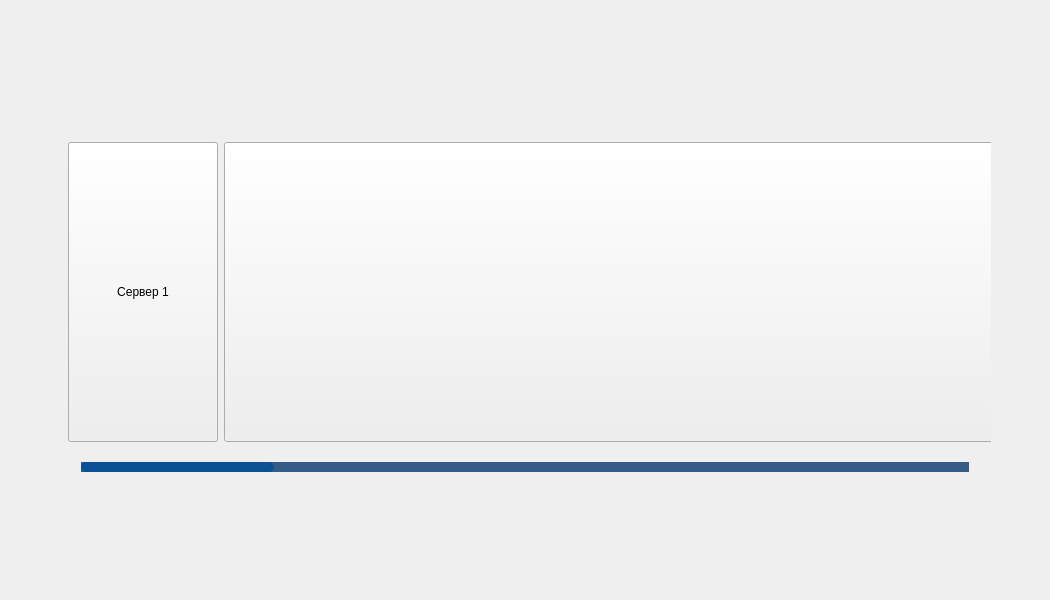
<?xml version="1.0" encoding="UTF-8"?>
<ui version="4.0">
 <class>MainWindow</class>
 <widget class="QMainWindow" name="MainWindow">
  <property name="enabled">
   <bool>true</bool>
  </property>
  <property name="geometry">
   <rect>
    <x>0</x>
    <y>0</y>
    <width>1050</width>
    <height>600</height>
   </rect>
  </property>
  <property name="minimumSize">
   <size>
    <width>1050</width>
    <height>600</height>
   </size>
  </property>
  <property name="maximumSize">
   <size>
    <width>1050</width>
    <height>600</height>
   </size>
  </property>
  <property name="windowTitle">
   <string>MainWindow</string>
  </property>
  <property name="styleSheet">
   <string notr="true"/>
  </property>
  <widget class="QWidget" name="centralwidget">
   <property name="minimumSize">
    <size>
     <width>1050</width>
     <height>550</height>
    </size>
   </property>
   <property name="maximumSize">
    <size>
     <width>1050</width>
     <height>550</height>
    </size>
   </property>
   <property name="styleSheet">
    <string notr="true">
    QWidget#myWidget {
        background-image: url(&quot;E:\MAIN\source\repos\Retsam\tfc_halloween_launcher\background.jpg&quot;);  /* Replace with the path to your image */
        background-repeat: no-repeat;
        background-position: center;
        background-attachment: fixed; /* Optional, to prevent scrolling with the content */
    }</string>
   </property>
   <layout class="QGridLayout" name="gridLayout">
    <item row="0" column="0">
     <widget class="QStackedWidget" name="stackedWidget">
      <property name="minimumSize">
       <size>
        <width>950</width>
        <height>500</height>
       </size>
      </property>
      <property name="maximumSize">
       <size>
        <width>950</width>
        <height>500</height>
       </size>
      </property>
      <property name="styleSheet">
       <string notr="true">#stackedWidget{
background-image: url(:/data/background/main_back.jpg);
}</string>
      </property>
      <property name="currentIndex">
       <number>1</number>
      </property>
      <widget class="QWidget" name="login_page">
       <layout class="QGridLayout" name="gridLayout_3">
        <item row="0" column="2">
         <spacer name="horizontalSpacer">
          <property name="orientation">
           <enum>Qt::Orientation::Horizontal</enum>
          </property>
          <property name="sizeHint" stdset="0">
           <size>
            <width>40</width>
            <height>20</height>
           </size>
          </property>
         </spacer>
        </item>
        <item row="0" column="0">
         <spacer name="horizontalSpacer_2">
          <property name="orientation">
           <enum>Qt::Orientation::Horizontal</enum>
          </property>
          <property name="sizeHint" stdset="0">
           <size>
            <width>40</width>
            <height>20</height>
           </size>
          </property>
         </spacer>
        </item>
        <item row="0" column="1">
         <widget class="QWidget" name="widget_login" native="true">
          <property name="minimumSize">
           <size>
            <width>450</width>
            <height>0</height>
           </size>
          </property>
          <property name="maximumSize">
           <size>
            <width>450</width>
            <height>16777215</height>
           </size>
          </property>
          <property name="styleSheet">
           <string notr="true">#widget_login {
	
	background-image: url(:/data/background/login_back.jpg);
	border-radius: 50px;
}

/* Стиль для кнопки с синим цветом */
QPushButton {
    background-color: #FF77A3; 
    border: 2px solid #FF77A3;;
    color: rgb(181, 255, 214); 
    padding: 10px 20px; /* Внутренние отступы */
    text-align: center;
    font-size: 24px;
	font-weight: bold; /* Жирный текст */
    border-radius: 10px; /* Закругленные углы */
}

QPushButton:hover {
    background-color: #FF4DA3; /* Более тёмный синий при наведении */
}

QPushButton:pressed {
    background-color:  #FF00A3; /* Ещё более тёмный синий при нажатии */
}
QPushButton:disabled {
    background-color: #D3D3D3; /* Серый цвет фона */
    border: 2px solid #A9A9A9; /* Серый цвет границы */
    color: #A9A9A9; /* Серый цвет текста */
}

QLabel {
    color: rgb(19, 255, 19);
    text-decoration: underline;
    font-size: 18px; /* Размер текста */
}
QLabel:hover {
    color: rgb(0, 255, 255); /* Цвет при наведении */
    font-size: 20px; /* Изменение размера при наведении (опционально) */
    text-decoration: none; /* Убираем подчеркивание при наведении */
}


#pushButton_error_info {
    background-color: rgba(220, 50, 50, 0.9); /* Slightly lighter semi-transparent red background */
    color: white; /* White text */
    border: 2px solid #b22222; /* Firebrick color for the border */
    border-radius: 5px; /* Rounded corners */
    padding: 10px; /* Internal padding */
    font-weight: bold; /* Bold font */
    text-align: center; /* Centered text */
}

/* Optional: Hover state for button */
#pushButton_error_info:hover {
    background-color: rgba(220, 50, 50, 1); /* Fully opaque red on hover */
}

/* Optional: Pressed state for button */
#pushButton_error_info:pressed {
    background-color: rgba(180, 30, 30, 0.8); /* Darker red on press */
}
</string>
          </property>
          <layout class="QVBoxLayout" name="verticalLayout_8">
           <property name="spacing">
            <number>0</number>
           </property>
           <item>
            <layout class="QGridLayout" name="gridLayout_4">
             <item row="1" column="0">
              <spacer name="horizontalSpacer_4">
               <property name="orientation">
                <enum>Qt::Orientation::Horizontal</enum>
               </property>
               <property name="sizeHint" stdset="0">
                <size>
                 <width>40</width>
                 <height>20</height>
                </size>
               </property>
              </spacer>
             </item>
             <item row="0" column="1">
              <spacer name="verticalSpacer">
               <property name="orientation">
                <enum>Qt::Orientation::Vertical</enum>
               </property>
               <property name="sizeType">
                <enum>QSizePolicy::Policy::Expanding</enum>
               </property>
               <property name="sizeHint" stdset="0">
                <size>
                 <width>20</width>
                 <height>50</height>
                </size>
               </property>
              </spacer>
             </item>
             <item row="5" column="1">
              <widget class="QPushButton" name="pushButton_login">
               <property name="text">
                <string>ВОЙТИ</string>
               </property>
              </widget>
             </item>
             <item row="4" column="1">
              <widget class="QLabel" name="label_reset_password">
               <property name="text">
                <string>Восстановить пароль</string>
               </property>
               <property name="alignment">
                <set>Qt::AlignmentFlag::AlignCenter</set>
               </property>
              </widget>
             </item>
             <item row="2" column="1">
              <widget class="QLineEdit" name="lineEdit_password">
               <property name="minimumSize">
                <size>
                 <width>250</width>
                 <height>0</height>
                </size>
               </property>
               <property name="maximumSize">
                <size>
                 <width>300</width>
                 <height>16777215</height>
                </size>
               </property>
               <property name="styleSheet">
                <string notr="true">/* Modern Style QLineEdit */
.QLineEdit {
  border: 2px solid #ccc;
  background-color: #f9f9f9;
  color: #333;
  padding: 10px;
  font-size: 16px;
  border-radius: 15px; /* Adjust the value to control the corner smoothness */
}

.QLineEdit:focus {
  outline: none;
  border-color: #4287f5;
  background-color: #fff;
}

.QLineEdit::placeholder {
  color: #999;
}

.QLineEdit:hover {
  border-color: #999;
}
</string>
               </property>
               <property name="echoMode">
                <enum>QLineEdit::EchoMode::Password</enum>
               </property>
               <property name="placeholderText">
                <string>Пароль</string>
               </property>
              </widget>
             </item>
             <item row="1" column="1">
              <widget class="QLineEdit" name="lineEdit_nickname">
               <property name="minimumSize">
                <size>
                 <width>250</width>
                 <height>0</height>
                </size>
               </property>
               <property name="maximumSize">
                <size>
                 <width>300</width>
                 <height>16777215</height>
                </size>
               </property>
               <property name="styleSheet">
                <string notr="true">/* Modern Style QLineEdit */
.QLineEdit {
  border: 2px solid #ccc;
  background-color: #f9f9f9;
  color: #333;
  padding: 10px;
  font-size: 16px;
  border-radius: 15px; /* Adjust the value to control the corner smoothness */
}

.QLineEdit:focus {
  outline: none;
  border-color: #4287f5;
  background-color: #fff;
}

.QLineEdit::placeholder {
  color: #999;
}

.QLineEdit:hover {
  border-color: #999;
}
</string>
               </property>
               <property name="placeholderText">
                <string>Ник игрока</string>
               </property>
              </widget>
             </item>
             <item row="3" column="1">
              <widget class="QLabel" name="label_creat_account">
               <property name="text">
                <string>Создать аккаунт</string>
               </property>
               <property name="alignment">
                <set>Qt::AlignmentFlag::AlignCenter</set>
               </property>
              </widget>
             </item>
             <item row="1" column="2">
              <spacer name="horizontalSpacer_3">
               <property name="orientation">
                <enum>Qt::Orientation::Horizontal</enum>
               </property>
               <property name="sizeHint" stdset="0">
                <size>
                 <width>40</width>
                 <height>20</height>
                </size>
               </property>
              </spacer>
             </item>
            </layout>
           </item>
           <item>
            <widget class="QWidget" name="widget_3" native="true">
             <property name="enabled">
              <bool>true</bool>
             </property>
             <property name="minimumSize">
              <size>
               <width>250</width>
               <height>150</height>
              </size>
             </property>
             <property name="maximumSize">
              <size>
               <width>800</width>
               <height>50</height>
              </size>
             </property>
             <property name="styleSheet">
              <string notr="true"/>
             </property>
             <layout class="QGridLayout" name="gridLayout_6">
              <property name="topMargin">
               <number>0</number>
              </property>
              <item row="1" column="0">
               <spacer name="verticalSpacer_2">
                <property name="orientation">
                 <enum>Qt::Orientation::Vertical</enum>
                </property>
                <property name="sizeHint" stdset="0">
                 <size>
                  <width>20</width>
                  <height>40</height>
                 </size>
                </property>
               </spacer>
              </item>
              <item row="0" column="0">
               <widget class="QPushButton" name="pushButton_error_info">
                <property name="enabled">
                 <bool>true</bool>
                </property>
                <property name="text">
                 <string>ERROR_BUTTON</string>
                </property>
               </widget>
              </item>
             </layout>
            </widget>
           </item>
          </layout>
         </widget>
        </item>
       </layout>
      </widget>
      <widget class="QWidget" name="choose_server_page">
       <layout class="QVBoxLayout" name="verticalLayout_2">
        <property name="bottomMargin">
         <number>25</number>
        </property>
        <item>
         <widget class="QWidget" name="widget" native="true">
          <layout class="QHBoxLayout" name="horizontalLayout">
           <item>
            <widget class="QWidget" name="widget_4" native="true"/>
           </item>
           <item>
            <widget class="QPushButton" name="pushButton_4">
             <property name="minimumSize">
              <size>
               <width>64</width>
               <height>64</height>
              </size>
             </property>
             <property name="maximumSize">
              <size>
               <width>64</width>
               <height>64</height>
              </size>
             </property>
             <property name="autoFillBackground">
              <bool>false</bool>
             </property>
             <property name="styleSheet">
              <string notr="true">QPushButton {
    background-image: url(:/data/background/settings.png);
    background-position: center;
    background-repeat: no-repeat;
    border: none; /* Убираем границы */
    border-radius: 10px; /* Скругляем углы кнопки */
    padding: 10px; /* Добавляем внутренние отступы */
    color: white; /* Устанавливаем цвет текста */
    font-size: 16px; /* Устанавливаем размер шрифта */
    font-weight: bold; /* Устанавливаем жирный шрифт */
}

QPushButton:hover {
    background-color: rgba(255, 255, 255, 0.2); /* Добавляем эффект при наведении */
}

QPushButton:pressed {
    background-color: rgba(255, 255, 255, 0.4); /* Добавляем эффект при нажатии */
}
</string>
             </property>
             <property name="text">
              <string/>
             </property>
             <property name="iconSize">
              <size>
               <width>160</width>
               <height>160</height>
              </size>
             </property>
             <property name="flat">
              <bool>true</bool>
             </property>
            </widget>
           </item>
          </layout>
         </widget>
        </item>
        <item>
         <widget class="QScrollArea" name="scrollArea">
          <property name="minimumSize">
           <size>
            <width>0</width>
            <height>350</height>
           </size>
          </property>
          <property name="maximumSize">
           <size>
            <width>16777215</width>
            <height>350</height>
           </size>
          </property>
          <property name="styleSheet">
           <string notr="true">#scrollArea, #scrollAreaWidgetContents{

background-color: rgba(255, 255, 255, 0);  /* Полностью прозрачный фон */
border: none; /* Убирает границу кнопки */
}


    QScrollBar:horizontal {
        border: none; /* Убираем границы */
        background: rgba(0, 51, 102, 200); /* Темно-синий фон для горизонтальной полосы */
        height: 10px; /* Высота полосы прокрутки */
        margin: 0px 22px; /* Отступы для управления кнопками */
    }

    QScrollBar::handle:horizontal {
        background: rgba(0, 76, 153, 200); /* Более светлый темно-синий для ползунка */
        min-width: 20px; /* Минимальная ширина ползунка */
        border-radius: 5px; /* Скругление углов ползунка */
    }

    QScrollBar::handle:horizontal:hover {
        background: rgba(0, 102, 204, 200); /* Светлый синий при наведении */
    }

    QScrollBar::add-line:horizontal,
    QScrollBar::sub-line:horizontal {
        background: none; /* Убираем фон для стрелок */
        border: none; /* Убираем границы для стрелок */
    }

    QScrollBar::left-arrow:horizontal,
    QScrollBar::right-arrow:horizontal {
        background: none; /* Убираем фон для стрелок */
        width: 0px; /* Убираем ширину стрелок */
        height: 0px; /* Убираем высоту стрелок */
    }

    QScrollBar::add-page:horizontal,
    QScrollBar::sub-page:horizontal {
        background: none; /* Убираем фон для области прокрутки */
    }</string>
          </property>
          <property name="widgetResizable">
           <bool>true</bool>
          </property>
          <property name="alignment">
           <set>Qt::AlignmentFlag::AlignBottom|Qt::AlignmentFlag::AlignLeading|Qt::AlignmentFlag::AlignLeft</set>
          </property>
          <widget class="QWidget" name="scrollAreaWidgetContents">
           <property name="geometry">
            <rect>
             <x>0</x>
             <y>0</y>
             <width>6180</width>
             <height>340</height>
            </rect>
           </property>
           <layout class="QHBoxLayout" name="horizontalLayout_2">
            <property name="spacing">
             <number>6</number>
            </property>
            <property name="topMargin">
             <number>0</number>
            </property>
            <property name="bottomMargin">
             <number>0</number>
            </property>
            <item>
             <widget class="QPushButton" name="pushButton_2">
              <property name="minimumSize">
               <size>
                <width>150</width>
                <height>200</height>
               </size>
              </property>
              <property name="maximumSize">
               <size>
                <width>200</width>
                <height>300</height>
               </size>
              </property>
              <property name="text">
               <string>Сервер 1</string>
              </property>
             </widget>
            </item>
            <item>
             <widget class="QPushButton" name="pushButton">
              <property name="minimumSize">
               <size>
                <width>6000</width>
                <height>200</height>
               </size>
              </property>
              <property name="maximumSize">
               <size>
                <width>6000</width>
                <height>300</height>
               </size>
              </property>
              <property name="text">
               <string>Сервер 2</string>
              </property>
              <property name="autoRepeat">
               <bool>false</bool>
              </property>
             </widget>
            </item>
            <item>
             <spacer name="horizontalSpacer_5">
              <property name="orientation">
               <enum>Qt::Orientation::Horizontal</enum>
              </property>
              <property name="sizeHint" stdset="0">
               <size>
                <width>40</width>
                <height>20</height>
               </size>
              </property>
             </spacer>
            </item>
           </layout>
          </widget>
         </widget>
        </item>
        <item>
         <spacer name="verticalSpacer_3">
          <property name="orientation">
           <enum>Qt::Orientation::Vertical</enum>
          </property>
          <property name="sizeHint" stdset="0">
           <size>
            <width>20</width>
            <height>40</height>
           </size>
          </property>
         </spacer>
        </item>
       </layout>
      </widget>
      <widget class="QWidget" name="server_settigns_page">
       <widget class="QPushButton" name="pushButton_5">
        <property name="geometry">
         <rect>
          <x>240</x>
          <y>10</y>
          <width>500</width>
          <height>500</height>
         </rect>
        </property>
        <property name="minimumSize">
         <size>
          <width>500</width>
          <height>500</height>
         </size>
        </property>
        <property name="text">
         <string>ИГРАТЬ</string>
        </property>
       </widget>
      </widget>
      <widget class="QWidget" name="page_3">
       <widget class="QPushButton" name="pushButton_delete_skin">
        <property name="geometry">
         <rect>
          <x>745</x>
          <y>261</y>
          <width>152</width>
          <height>46</height>
         </rect>
        </property>
        <property name="styleSheet">
         <string notr="true">QPushButton {
  background-color: #FF0000; /* Red color */
  border: none;
  border-radius: 30px;
  padding: 12px 24px;
  color: #FFFFFF;
  font-weight: bold;
  text-align: center;
  text-decoration: none;
  font-size: 16px;
}

QPushButton:hover {
  background-color: #CC0000; /* Darker red on hover */
}

QPushButton:pressed {
  background-color: #990000; /* Even darker red when pressed */
  border: 1px solid #660000; /* Dark border when pressed */
}
</string>
        </property>
        <property name="text">
         <string>Удалить скин</string>
        </property>
       </widget>
       <widget class="QPushButton" name="pushButton_delete_cape">
        <property name="geometry">
         <rect>
          <x>745</x>
          <y>346</y>
          <width>158</width>
          <height>46</height>
         </rect>
        </property>
        <property name="styleSheet">
         <string notr="true">QPushButton {
  background-color: #FF0000; /* Red color */
  border: none;
  border-radius: 30px;
  padding: 12px 24px;
  color: #FFFFFF;
  font-weight: bold;
  text-align: center;
  text-decoration: none;
  font-size: 16px;
}

QPushButton:hover {
  background-color: #CC0000; /* Darker red on hover */
}

QPushButton:pressed {
  background-color: #990000; /* Even darker red when pressed */
  border: 1px solid #660000; /* Dark border when pressed */
}
</string>
        </property>
        <property name="text">
         <string>Удалить плащ</string>
        </property>
       </widget>
       <widget class="QProgressBar" name="progressBar">
        <property name="geometry">
         <rect>
          <x>300</x>
          <y>210</y>
          <width>108</width>
          <height>24</height>
         </rect>
        </property>
        <property name="value">
         <number>24</number>
        </property>
       </widget>
       <widget class="QGroupBox" name="groupBox">
        <property name="geometry">
         <rect>
          <x>300</x>
          <y>240</y>
          <width>122</width>
          <height>88</height>
         </rect>
        </property>
        <property name="styleSheet">
         <string notr="true">/* Custom Style QGroupBox */
QGroupBox {
  font-size: 16px;
  border: 2px solid #4287f5; /* Border color for the group box */
  border-radius: 8px; /* Border radius for rounded corners */
  margin-top: 10px; /* Adjust margin as needed */
}

QGroupBox::title {
  subcontrol-origin: margin;
  subcontrol-position: top center;
  padding: 0 5px; /* Padding for the title text */
}

/* Apply the style for the child QRadioButton inside the QGroupBox */
QGroupBox QRadioButton::indicator {
  width: 20px;
  height: 20px;
  border-radius: 10px; /* Make the indicator circular */
}

QGroupBox QRadioButton::indicator:unchecked {
  border: 2px solid #ccc;
  background-color: #f9f9f9;
}

QGroupBox QRadioButton::indicator:checked {
  border: 2px solid #4287f5;
  background-color: #4287f5;
}

QGroupBox QRadioButton::indicator:hover {
  border: 2px solid #999;
}

QGroupBox QRadioButton::indicator:checked:hover {
  background-color: #3264ad;
}
</string>
        </property>
        <property name="title">
         <string>Тип скина</string>
        </property>
        <layout class="QGridLayout" name="gridLayout_2">
         <item row="0" column="0">
          <layout class="QVBoxLayout" name="verticalLayout_6">
           <item>
            <widget class="QRadioButton" name="radioButton_male">
             <property name="styleSheet">
              <string notr="true">/* Custom Style QCheckBox and QRadioButton */
QCheckBox, QRadioButton {
  spacing: 5px;
  font-size: 16px;
}

QCheckBox::indicator, QRadioButton::indicator {
  width: 20px;
  height: 20px;
  border-radius: 10px; /* Set border-radius to half of width/height for a circular shape */
}

QCheckBox::indicator:unchecked, QRadioButton::indicator:unchecked {
  border: 2px solid #ccc;
  background-color: #f9f9f9;
}

QCheckBox::indicator:checked, QRadioButton::indicator:checked {
  border: 2px solid #4287f5;
  background-color: #4287f5;
}

QCheckBox::indicator:hover, QRadioButton::indicator:hover {
  border: 2px solid #999;
}

QCheckBox::indicator:checked:hover, QRadioButton::indicator:checked:hover {
  background-color: #3264ad;
}
</string>
             </property>
             <property name="text">
              <string>Мужской</string>
             </property>
             <property name="checked">
              <bool>true</bool>
             </property>
            </widget>
           </item>
           <item>
            <widget class="QRadioButton" name="radioButton_female">
             <property name="styleSheet">
              <string notr="true">/* Custom Style QCheckBox and QRadioButton */
QCheckBox, QRadioButton {
  spacing: 5px;
  font-size: 16px;
}

QCheckBox::indicator, QRadioButton::indicator {
  width: 20px;
  height: 20px;
  border-radius: 10px; /* Set border-radius to half of width/height for a circular shape */
}

QCheckBox::indicator:unchecked, QRadioButton::indicator:unchecked {
  border: 2px solid #ccc;
  background-color: #f9f9f9;
}

QCheckBox::indicator:checked, QRadioButton::indicator:checked {
  border: 2px solid #4287f5;
  background-color: #4287f5;
}

QCheckBox::indicator:hover, QRadioButton::indicator:hover {
  border: 2px solid #999;
}

QCheckBox::indicator:checked:hover, QRadioButton::indicator:checked:hover {
  background-color: #3264ad;
}
</string>
             </property>
             <property name="text">
              <string>Женский</string>
             </property>
            </widget>
           </item>
          </layout>
         </item>
        </layout>
       </widget>
       <widget class="QPushButton" name="pushButton_choose_cape">
        <property name="geometry">
         <rect>
          <x>500</x>
          <y>334</y>
          <width>200</width>
          <height>70</height>
         </rect>
        </property>
        <property name="minimumSize">
         <size>
          <width>200</width>
          <height>70</height>
         </size>
        </property>
        <property name="styleSheet">
         <string notr="true">QPushButton {
  background-color: #3A92F7;
  border: none;
  border-radius: 30px;
  padding: 12px 24px;
  color: #FFFFFF;
  font-weight: bold;
  text-align: center;
  text-decoration: none;
  font-size: 16px;
}

QPushButton:hover {
  background-color: #303EF7;
}


QPushButton:pressed {
  background-color: #1000F7;
  border: 1px solid #00274D;
}
</string>
        </property>
        <property name="text">
         <string>Выбрать плащ</string>
        </property>
       </widget>
       <widget class="QPushButton" name="pushButton_choose_skin">
        <property name="geometry">
         <rect>
          <x>500</x>
          <y>249</y>
          <width>200</width>
          <height>70</height>
         </rect>
        </property>
        <property name="minimumSize">
         <size>
          <width>200</width>
          <height>70</height>
         </size>
        </property>
        <property name="maximumSize">
         <size>
          <width>16777215</width>
          <height>70</height>
         </size>
        </property>
        <property name="styleSheet">
         <string notr="true">QPushButton {
  background-color: #3A92F7;
  border: none;
  border-radius: 30px;
  padding: 12px 24px;
  color: #FFFFFF;
  font-weight: bold;
  text-align: center;
  text-decoration: none;
  font-size: 16px;
}

QPushButton:hover {
  background-color: #303EF7;
}


QPushButton:pressed {
  background-color: #1000F7;
  border: 1px solid #00274D;
}
</string>
        </property>
        <property name="text">
         <string>Выбрать скин</string>
        </property>
       </widget>
       <widget class="QCheckBox" name="checkBox_is_install_shaders">
        <property name="geometry">
         <rect>
          <x>300</x>
          <y>357</y>
          <width>184</width>
          <height>24</height>
         </rect>
        </property>
        <property name="minimumSize">
         <size>
          <width>0</width>
          <height>0</height>
         </size>
        </property>
        <property name="maximumSize">
         <size>
          <width>250</width>
          <height>16777215</height>
         </size>
        </property>
        <property name="styleSheet">
         <string notr="true">/* Custom Style QCheckBox */
QCheckBox {
  spacing: 5px;
  font-size: 16px;

}

QCheckBox::indicator {
  width: 20px;
  height: 20px;
}

QCheckBox::indicator:unchecked {
  border: 2px solid #ccc;
  background-color: #f9f9f9;
}

QCheckBox::indicator:checked {
  border: 2px solid #4287f5;
  background-color: #4287f5;
}

QCheckBox::indicator:hover {
  border: 2px solid #999;
}

QCheckBox::indicator:checked:hover {
  background-color: #3264ad;
}</string>
        </property>
        <property name="text">
         <string>Установить шейдеры</string>
        </property>
       </widget>
       <widget class="QWidget" name="widget_2" native="true">
        <property name="geometry">
         <rect>
          <x>70</x>
          <y>30</y>
          <width>168</width>
          <height>240</height>
         </rect>
        </property>
        <layout class="QVBoxLayout" name="verticalLayout_4">
         <item>
          <widget class="QPushButton" name="pushButton_3">
           <property name="minimumSize">
            <size>
             <width>150</width>
             <height>200</height>
            </size>
           </property>
           <property name="maximumSize">
            <size>
             <width>150</width>
             <height>200</height>
            </size>
           </property>
           <property name="text">
            <string>PushButton</string>
           </property>
          </widget>
         </item>
         <item>
          <widget class="QLabel" name="label">
           <property name="text">
            <string>TextLabel</string>
           </property>
           <property name="alignment">
            <set>Qt::AlignmentFlag::AlignCenter</set>
           </property>
          </widget>
         </item>
        </layout>
       </widget>
       <widget class="QLabel" name="label_information_text">
        <property name="geometry">
         <rect>
          <x>510</x>
          <y>90</y>
          <width>300</width>
          <height>50</height>
         </rect>
        </property>
        <property name="maximumSize">
         <size>
          <width>300</width>
          <height>50</height>
         </size>
        </property>
        <property name="layoutDirection">
         <enum>Qt::LayoutDirection::LeftToRight</enum>
        </property>
        <property name="styleSheet">
         <string notr="true">            background-color: #3498db;
            color: #ecf0f1;
            padding: 15px;
            font-size: 18px;
            border-radius: 20px;</string>
        </property>
        <property name="text">
         <string/>
        </property>
        <property name="scaledContents">
         <bool>true</bool>
        </property>
        <property name="alignment">
         <set>Qt::AlignmentFlag::AlignCenter</set>
        </property>
       </widget>
       <widget class="QPushButton" name="pushButton_minecraft_dir_disable_long_tern_save">
        <property name="geometry">
         <rect>
          <x>300</x>
          <y>40</y>
          <width>200</width>
          <height>46</height>
         </rect>
        </property>
        <property name="minimumSize">
         <size>
          <width>200</width>
          <height>0</height>
         </size>
        </property>
        <property name="maximumSize">
         <size>
          <width>200</width>
          <height>16777215</height>
         </size>
        </property>
        <property name="styleSheet">
         <string notr="true">QPushButton {
  background-color: #3A92F7;
  border: none;
  border-radius: 5px;
  padding: 12px 24px;
  color: #FFFFFF;
  font-weight: bold;
  text-align: center;
  text-decoration: none;
  font-size: 16px;
}

QPushButton:hover {
  background-color: #303EF7;
}


QPushButton:pressed {
  background-color: #1000F7;
  border: 1px solid #00274D;
}
</string>
        </property>
        <property name="text">
         <string>Папка с игрой</string>
        </property>
       </widget>
      </widget>
     </widget>
    </item>
   </layout>
  </widget>
 </widget>
 <resources>
  <include location="../../../resources/resources.qrc"/>
 </resources>
 <connections/>
</ui>
